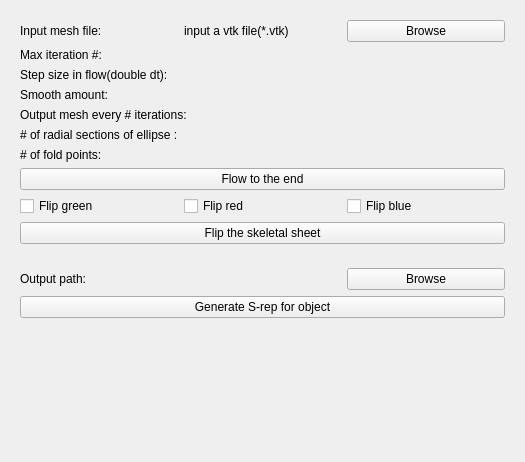
<?xml version="1.0" encoding="UTF-8"?>
<ui version="4.0">
 <class>qSlicerSRepInitializerModuleWidget</class>
 <widget class="qSlicerWidget" name="qSlicerSRepInitializerModuleWidget">
  <property name="geometry">
   <rect>
    <x>0</x>
    <y>0</y>
    <width>525</width>
    <height>462</height>
   </rect>
  </property>
  <property name="windowTitle">
   <string>Form</string>
  </property>
  <layout class="QVBoxLayout" name="verticalLayout">
   <item>
    <widget class="ctkCollapsibleButton" name="CTKCollapsibleButton" native="true">
     <property name="text" stdset="0">
      <string>Forward flow</string>
     </property>
     <layout class="QVBoxLayout" name="verticalLayout_3">
      <item>
       <layout class="QHBoxLayout" name="horizontalLayout">
        <item>
         <widget class="QLabel" name="lb_title">
          <property name="text">
           <string>Input mesh file:</string>
          </property>
         </widget>
        </item>
        <item>
         <widget class="QLabel" name="lb_input_file_path">
          <property name="text">
           <string>input a vtk file(*.vtk)</string>
          </property>
         </widget>
        </item>
        <item>
         <widget class="QPushButton" name="SelectInputButton">
          <property name="text">
           <string>Browse</string>
          </property>
         </widget>
        </item>
       </layout>
      </item>
      <item>
       <layout class="QHBoxLayout" name="horizontalLayout_4">
        <item>
         <widget class="QLabel" name="label_3">
          <property name="text">
           <string>Max iteration #:</string>
          </property>
         </widget>
        </item>
        <item>
         <widget class="qMRMLSliderWidget" name="sl_max_iter" native="true">
          <property name="decimals" stdset="0">
           <number>0</number>
          </property>
          <property name="pageStep" stdset="0">
           <double>10.000000000000000</double>
          </property>
          <property name="minimum" stdset="0">
           <double>1.000000000000000</double>
          </property>
          <property name="maximum" stdset="0">
           <double>9999.000000000000000</double>
          </property>
          <property name="value" stdset="0">
           <double>500.000000000000000</double>
          </property>
         </widget>
        </item>
       </layout>
      </item>
      <item>
       <layout class="QHBoxLayout" name="horizontalLayout_2">
        <item>
         <widget class="QLabel" name="label">
          <property name="text">
           <string>Step size in flow(double dt):</string>
          </property>
         </widget>
        </item>
        <item>
         <widget class="qMRMLSliderWidget" name="sl_dt" native="true">
          <property name="decimals" stdset="0">
           <number>6</number>
          </property>
          <property name="singleStep" stdset="0">
           <double>0.010000000000000</double>
          </property>
          <property name="value" stdset="0">
           <double>0.001000000000000</double>
          </property>
         </widget>
        </item>
       </layout>
      </item>
      <item>
       <layout class="QHBoxLayout" name="horizontalLayout_3">
        <item>
         <widget class="QLabel" name="label_2">
          <property name="text">
           <string>Smooth amount:</string>
          </property>
         </widget>
        </item>
        <item>
         <widget class="qMRMLSliderWidget" name="sl_smooth_amount" native="true">
          <property name="decimals" stdset="0">
           <number>3</number>
          </property>
          <property name="singleStep" stdset="0">
           <double>0.010000000000000</double>
          </property>
          <property name="maximum" stdset="0">
           <double>2.000000000000000</double>
          </property>
          <property name="value" stdset="0">
           <double>0.010000000000000</double>
          </property>
         </widget>
        </item>
       </layout>
      </item>
      <item>
       <layout class="QHBoxLayout" name="horizontalLayout_5">
        <item>
         <widget class="QLabel" name="label_4">
          <property name="text">
           <string>Output mesh every # iterations:</string>
          </property>
         </widget>
        </item>
        <item>
         <widget class="qMRMLSliderWidget" name="sl_freq_output" native="true">
          <property name="decimals" stdset="0">
           <number>0</number>
          </property>
          <property name="minimum" stdset="0">
           <double>1.000000000000000</double>
          </property>
          <property name="maximum" stdset="0">
           <double>9999.000000000000000</double>
          </property>
          <property name="value" stdset="0">
           <double>100.000000000000000</double>
          </property>
         </widget>
        </item>
       </layout>
      </item>
      <item>
       <layout class="QHBoxLayout" name="horizontalLayout_7">
        <item>
         <widget class="QLabel" name="lb_rows">
          <property name="text">
           <string># of radial sections of ellipse :</string>
          </property>
         </widget>
        </item>
        <item>
         <widget class="qMRMLSliderWidget" name="sl_num_rows" native="true">
          <property name="decimals" stdset="0">
           <number>0</number>
          </property>
          <property name="pageStep" stdset="0">
           <double>1.000000000000000</double>
          </property>
          <property name="minimum" stdset="0">
           <double>1.000000000000000</double>
          </property>
          <property name="maximum" stdset="0">
           <double>5.000000000000000</double>
          </property>
          <property name="value" stdset="0">
           <double>2.000000000000000</double>
          </property>
         </widget>
        </item>
       </layout>
      </item>
      <item>
       <layout class="QHBoxLayout" name="horizontalLayout_8">
        <item>
         <widget class="QLabel" name="lb_col">
          <property name="text">
           <string># of fold points:</string>
          </property>
         </widget>
        </item>
        <item>
         <widget class="qMRMLSliderWidget" name="sl_num_cols" native="true">
          <property name="decimals" stdset="0">
           <number>0</number>
          </property>
          <property name="pageStep" stdset="0">
           <double>2.000000000000000</double>
          </property>
          <property name="minimum" stdset="0">
           <double>6.000000000000000</double>
          </property>
          <property name="maximum" stdset="0">
           <double>26.000000000000000</double>
          </property>
          <property name="value" stdset="0">
           <double>24.000000000000000</double>
          </property>
         </widget>
        </item>
       </layout>
      </item>
      <item>
       <widget class="QPushButton" name="btn_flow">
        <property name="text">
         <string>Flow to the end</string>
        </property>
       </widget>
      </item>
      <item>
       <layout class="QHBoxLayout" name="horizontalLayout_111">
        <item>
         <widget class="QCheckBox" name="cb_flip_green">
          <property name="text">
           <string>Flip green</string>
          </property>
         </widget>
        </item>
        <item>
         <widget class="QCheckBox" name="cb_flip_red">
          <property name="text">
           <string>Flip red</string>
          </property>
         </widget>
        </item>
        <item>
         <widget class="QCheckBox" name="cb_flip_blue">
          <property name="text">
           <string>Flip blue</string>
          </property>
         </widget>
        </item>
       </layout>
      </item>
      <item>
       <widget class="QPushButton" name="btn_reorder_skeleton">
        <property name="text">
         <string>Flip the skeletal sheet</string>
        </property>
       </widget>
      </item>
     </layout>
    </widget>
   </item>
   <item>
    <spacer name="verticalSpacer">
     <property name="orientation">
      <enum>Qt::Vertical</enum>
     </property>
     <property name="sizeType">
      <enum>QSizePolicy::Minimum</enum>
     </property>
     <property name="sizeHint" stdset="0">
      <size>
       <width>0</width>
       <height>0</height>
      </size>
     </property>
    </spacer>
   </item>
   <item>
    <widget class="ctkCollapsibleButton" name="CTKCollapsibleButton2" native="true">
     <property name="text" stdset="0">
      <string>Backward flow</string>
     </property>
     <layout class="QVBoxLayout" name="verticalLayout_31">
      <item>
       <layout class="QHBoxLayout" name="horizontalLayout_6">
        <item>
         <widget class="QLabel" name="label_5">
          <property name="text">
           <string>Output path:</string>
          </property>
         </widget>
        </item>
        <item>
         <widget class="QLabel" name="lb_output_path">
          <property name="text">
           <string/>
          </property>
         </widget>
        </item>
        <item>
         <widget class="QPushButton" name="btn_output">
          <property name="text">
           <string>Browse</string>
          </property>
         </widget>
        </item>
       </layout>
      </item>
      <item>
       <widget class="QPushButton" name="btn_back_flow">
        <property name="text">
         <string>Generate S-rep for object</string>
        </property>
       </widget>
      </item>
     </layout>
    </widget>
   </item>
   <item>
    <spacer name="verticalSpacer_5">
     <property name="orientation">
      <enum>Qt::Vertical</enum>
     </property>
     <property name="sizeHint" stdset="0">
      <size>
       <width>20</width>
       <height>40</height>
      </size>
     </property>
    </spacer>
   </item>
  </layout>
 </widget>
 <customwidgets>
  <customwidget>
   <class>qMRMLSliderWidget</class>
   <extends>QWidget</extends>
   <header>qMRMLSliderWidget.h</header>
  </customwidget>
  <customwidget>
   <class>qSlicerWidget</class>
   <extends>QWidget</extends>
   <header>qSlicerWidget.h</header>
   <container>1</container>
  </customwidget>
  <customwidget>
   <class>ctkCollapsibleButton</class>
   <extends>QWidget</extends>
   <header>ctkCollapsibleButton.h</header>
   <container>1</container>
  </customwidget>
 </customwidgets>
 <resources/>
 <connections/>
</ui>
